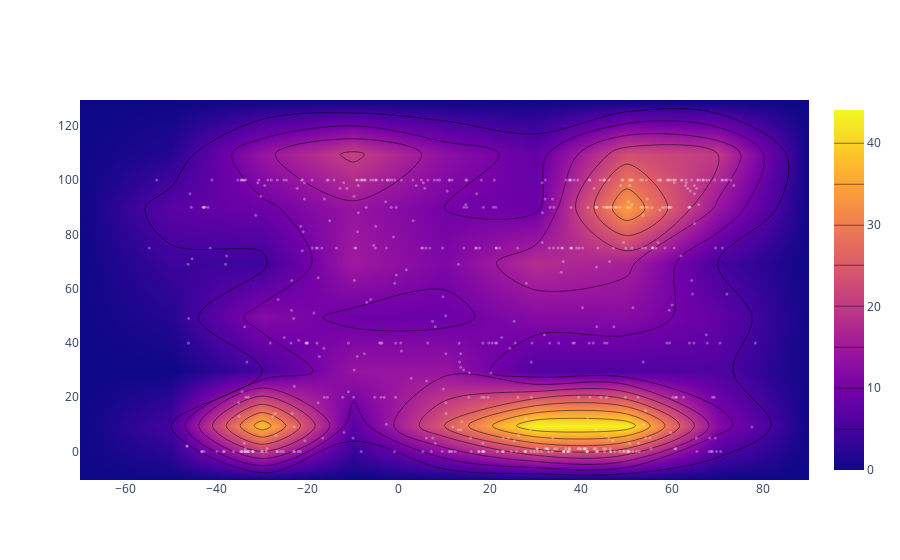

Here is the notebook cell this chart was saved with:
### Markdown cell above
#### Latitude vs. Cloudiness Plot

### Code cell
y_3 = c_df['Cloudiness']

iplot([go.Histogram2dContour(x = x, y = y_3, contours = dict(coloring = 'heatmap')),
       go.Scatter(x = x, y = y_3, mode = 'markers', marker = dict(color = 'white', size = 3, opacity = 0.3))], show_link = False)

#Save and Show Figure
# plt.savefig('lat_vs_cloudiness_PLOTLY.png')

### Figure 1 — Plotly figure (JSON) as saved in the notebook; plotly's stock layout.template omitted (floating-point values rounded to 4 significant figures; data arrays with more than 128 entries replaced by an {"elided": "..."} marker saying what was removed)
{"data": [{"autocontour": true, "contours": {"coloring": "heatmap", "end": 40, "size": 5, "start": 5}, "type": "histogram2dcontour", "x": {"elided": "560 float values"}, "y": {"elided": "560 int values"}}, {"marker": {"color": "white", "opacity": 0.3, "size": 3}, "mode": "markers", "type": "scatter", "x": {"elided": "560 float values"}, "y": {"elided": "560 int values"}}], "layout": {"autosize": true, "xaxis": {"autorange": true, "range": [-70, 90], "type": "linear"}, "yaxis": {"autorange": true, "range": [-10.5, 129.5], "type": "linear"}}}
